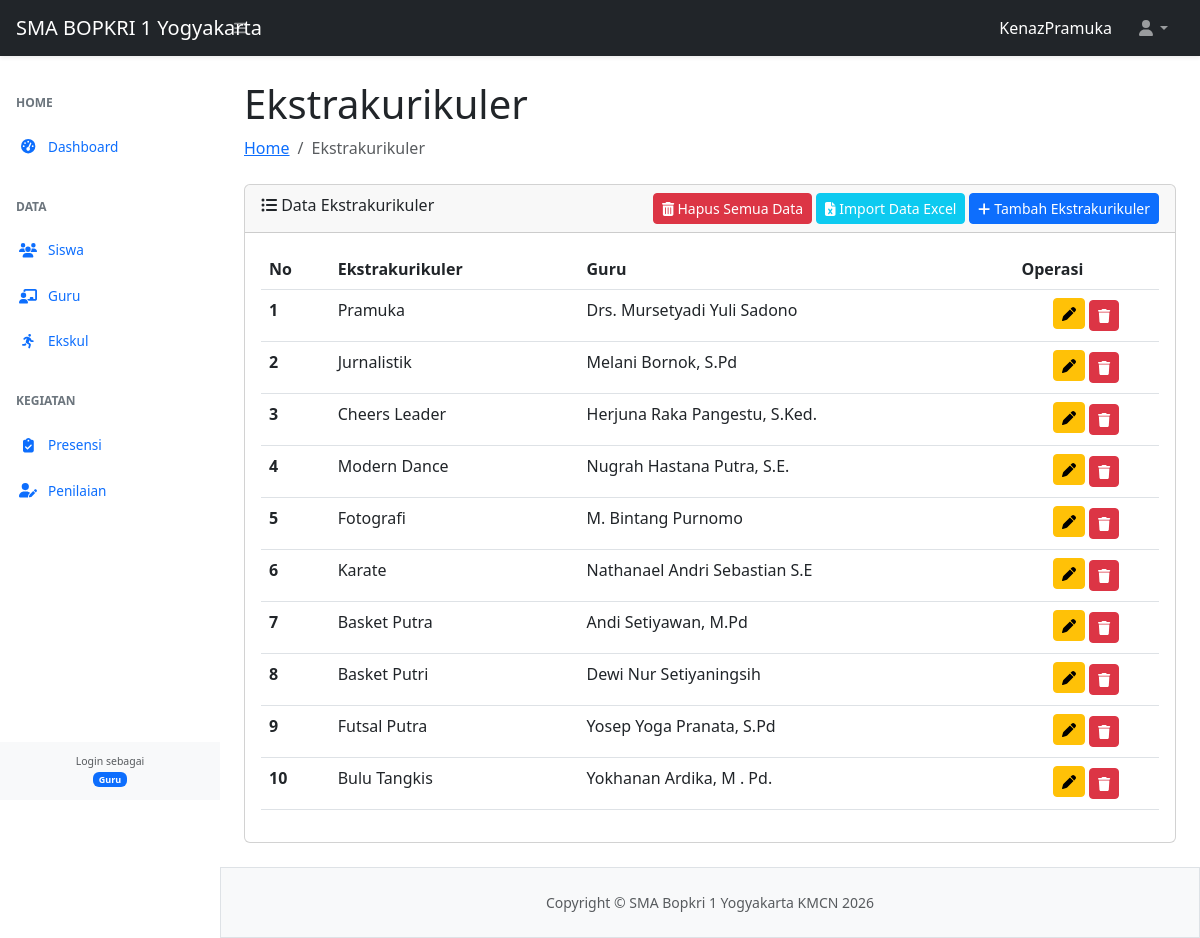
Page /Bosa/ekstrakulikuler/ekstrakulikuler.php (signed in) on the committed database.
### tables this page shows
CREATE TABLE `tbl_ekstrakulikuler` (
  `id` int(11) NOT NULL,
  `ekstrakulikuler` varchar(100) NOT NULL,
  `guru` varchar(100) NOT NULL
);

### Bosa/ekstrakulikuler/ekstrakulikuler.php (the view, shortened to what this page needs)
<?php
require_once "../config.php";
require_once "../template/header.php";
require_once "../template/navbar.php";
require_once "../template/sidebar.php";
?>
<div id="layoutSidenav_content">
    <main>
        <div class="container-fluid px-4">
            <h1 class="mt-4">Ekstrakurikuler</h1>
            <ol class="breadcrumb mb-4">
                <li class="breadcrumb-item"><a href="../index.php">Home</a></li>
                <li class="breadcrumb-item active">Ekstrakurikuler</li>
            </ol>
            <div class="row">
                <div class="col-12">
                    <div class="card mb-4">
                        <div class="card-header">
                            <i class="fa-solid fa-list-ul"></i> Data Ekstrakurikuler
                            <a href="add-ekstrakulikuler.php" class="btn btn-sm btn-primary float-end"><i class="fa-solid fa-plus"></i> Tambah Ekstrakurikuler</a>
                            <a href="import-ekstrakulikuler.php" class="btn btn-sm btn-info float-end me-1 text-white"><i class="fa-solid fa-file-excel"></i> Import Data Excel</a>
                            <button type="button" class="btn btn-sm btn-danger float-end me-1" data-bs-toggle="modal" data-bs-target="#mdlHapusSemua">
                                <i class="fa-solid fa-trash-can"></i> Hapus Semua Data
                            </button>
                        </div>
                        <div class="card-body">
                            <div class="table-responsive">
                                <table class="table table-hover" id="datatablesSimple">
                                    <thead>
                                        <tr>
                                            <th scope="col">No</th>
                                            <th scope="col">Ekstrakurikuler</th>
                                            <th scope="col">Guru</th>
                                            <th scope="col">Operasi</th>
                                        </tr>
                                    </thead>
                                    <tbody>
                                        <?php
                                        $no = 1;
                                        $queryEkstrakulikuler = mysqli_query($koneksi, "SELECT * FROM tbl_ekstrakulikuler");
                                        while ($data = mysqli_fetch_array($queryEkstrakulikuler)) {
                                        ?>
                                            <tr>
                                                <th scope="row"><?= $no++ ?></th>
                                                <td><?= htmlspecialchars($data['ekstrakulikuler']) ?></td>
                                                <td><?= htmlspecialchars($data['guru']) ?></td>
                                                <td align="center">
                                                    <a href="edit-ekstrakulikuler.php?id=<?= $data['id'] ?>" class="btn btn-sm btn-warning mb-1" title="Update"><i class="fa-solid fa-pen"></i></a>
                                                    <button type="button" class="btn btn-sm btn-danger" id="btnHapus" data-id="<?= $data['id'] ?>" title="Hapus"><i class="fa-solid fa-trash"></i></button>
                                                </td>
                                            </tr>
                                        <?php
                                        }
                                        ?>
                                    </tbody>
                                </table>
                            </div>
                        </div>
                    </div>
                </div>
            </div>
        </div>
    </main>
<?php
require_once "../template/footer.php";
?>

### Bosa/template/sidebar.php (style rules this page uses)
#layoutSidenav_content { margin-left: 220px; padding-top: 56px; min-height: 100vh; transition: margin-left 0.3s ease; }

### rows in the picture
tbl_ekstrakulikuler: ekstrakulikuler "Pramuka", guru "Drs. Mursetyadi Yuli Sadono"
tbl_ekstrakulikuler: ekstrakulikuler "Jurnalistik", guru "Melani Bornok, S.Pd"
tbl_ekstrakulikuler: ekstrakulikuler "Cheers Leader", guru "Herjuna Raka Pangestu, S.Ked."
tbl_ekstrakulikuler: ekstrakulikuler "Modern Dance", guru "Nugrah Hastana Putra, S.E."
tbl_ekstrakulikuler: ekstrakulikuler "Fotografi", guru "M. Bintang Purnomo"
tbl_ekstrakulikuler: ekstrakulikuler "Karate", guru "Nathanael Andri Sebastian S.E"
tbl_ekstrakulikuler: ekstrakulikuler "Basket Putra", guru "Andi Setiyawan, M.Pd"
tbl_ekstrakulikuler: ekstrakulikuler "Basket Putri", guru "Dewi Nur Setiyaningsih"
tbl_ekstrakulikuler: ekstrakulikuler "Futsal Putra", guru "Yosep Yoga Pranata, S.Pd"
tbl_ekstrakulikuler: ekstrakulikuler "Bulu Tangkis", guru "Yokhanan Ardika, M . Pd."

### other values in the picture
$_SESSION["ssUser"] "KenazPramuka"
$_SESSION["jabatan"] "Guru"
